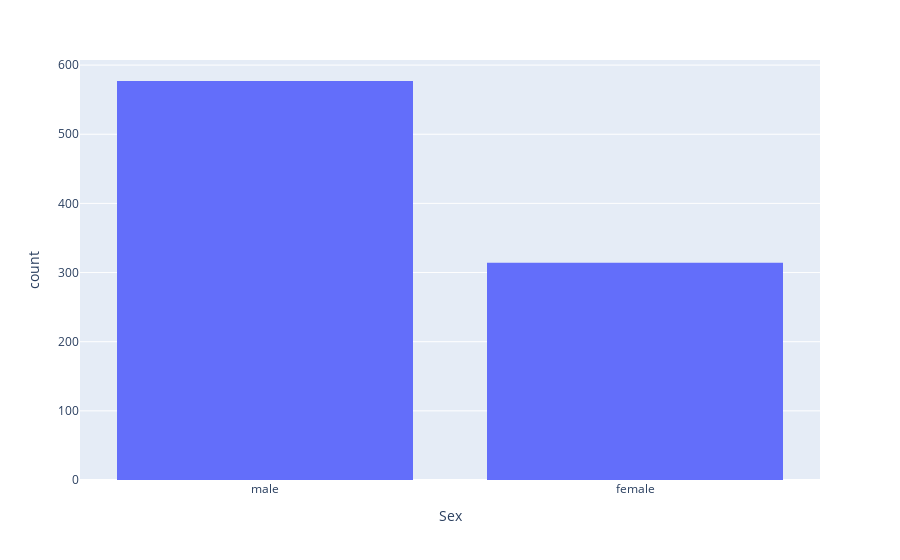

Source (notebook cell):
### Code cell
fig = px.histogram(train_data,
                    x = 'Sex')
fig.show()

### Figure 1 — Plotly figure (JSON) as saved in the notebook; plotly's stock layout.template omitted (floating-point values rounded to 4 significant figures; data arrays with more than 128 entries replaced by an {"elided": "..."} marker saying what was removed)
{"data": [{"alignmentgroup": "True", "bingroup": "x", "hovertemplate": "Sex=%{x}<br>count=%{y}<extra></extra>", "legendgroup": "", "marker": {"color": "#636efa", "pattern": {"shape": ""}}, "name": "", "offsetgroup": "", "orientation": "v", "showlegend": false, "type": "histogram", "x": {"elided": "891 str values"}, "xaxis": "x", "yaxis": "y"}], "layout": {"barmode": "relative", "legend": {"tracegroupgap": 0}, "margin": {"t": 60}, "xaxis": {"anchor": "y", "domain": [0, 1], "title": {"text": "Sex"}}, "yaxis": {"anchor": "x", "domain": [0, 1], "title": {"text": "count"}}}}
